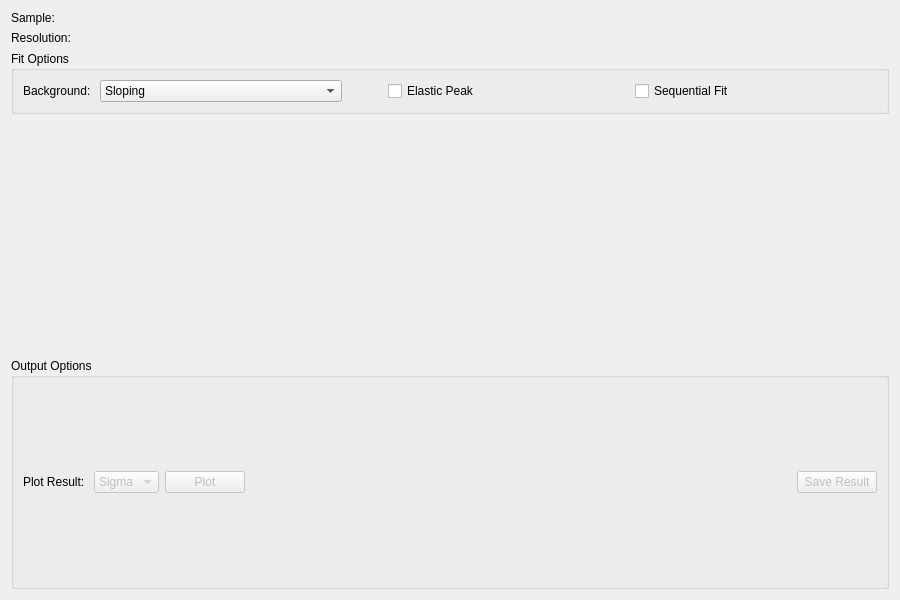
<?xml version="1.0" encoding="UTF-8"?>
<ui version="4.0">
 <class>Stretch</class>
 <widget class="QWidget" name="Stretch">
  <property name="geometry">
   <rect>
    <x>0</x>
    <y>0</y>
    <width>900</width>
    <height>600</height>
   </rect>
  </property>
  <property name="windowTitle">
   <string>Form</string>
  </property>
  <layout class="QVBoxLayout" name="verticalLayout">
   <item>
    <layout class="QGridLayout" name="gridLayout">
     <item row="0" column="0">
      <widget class="QLabel" name="lblSample">
       <property name="text">
        <string>Sample: </string>
       </property>
      </widget>
     </item>
     <item row="0" column="1">
      <widget class="MantidQt::MantidWidgets::DataSelector" name="dsSample" native="true">
       <property name="sizePolicy">
        <sizepolicy hsizetype="Minimum" vsizetype="Fixed">
         <horstretch>0</horstretch>
         <verstretch>0</verstretch>
        </sizepolicy>
       </property>
       <property name="loadLabelText" stdset="0">
        <string>Plot</string>
       </property>
       <property name="workspaceSuffixes" stdset="0">
        <stringlist>
         <string>_red</string>
         <string>_sqw</string>
        </stringlist>
       </property>
       <property name="fileBrowserSuffixes" stdset="0">
        <stringlist>
         <string>_red.nxs</string>
         <string>_sqw.nxs</string>
        </stringlist>
       </property>
      </widget>
     </item>
     <item row="1" column="0">
      <widget class="QLabel" name="lblRes">
       <property name="text">
        <string>Resolution: </string>
       </property>
      </widget>
     </item>
     <item row="1" column="1">
      <widget class="MantidQt::MantidWidgets::DataSelector" name="dsResolution" native="true">
       <property name="sizePolicy">
        <sizepolicy hsizetype="Minimum" vsizetype="Fixed">
         <horstretch>0</horstretch>
         <verstretch>0</verstretch>
        </sizepolicy>
       </property>
       <property name="autoLoad" stdset="0">
        <bool>true</bool>
       </property>
       <property name="workspaceSuffixes" stdset="0">
        <stringlist>
         <string>_res</string>
        </stringlist>
       </property>
       <property name="fileBrowserSuffixes" stdset="0">
        <stringlist>
         <string>_res.nxs</string>
        </stringlist>
       </property>
       <property name="showLoad" stdset="0">
        <bool>false</bool>
       </property>
      </widget>
     </item>
    </layout>
   </item>
   <item>
    <widget class="QGroupBox" name="gbOptions">
     <property name="sizePolicy">
      <sizepolicy hsizetype="Preferred" vsizetype="Fixed">
       <horstretch>0</horstretch>
       <verstretch>0</verstretch>
      </sizepolicy>
     </property>
     <property name="title">
      <string>Fit Options</string>
     </property>
     <layout class="QVBoxLayout" name="verticalLayout_2">
      <item>
       <layout class="QGridLayout" name="gridLayout_2">
        <item row="0" column="0">
         <widget class="QLabel" name="lblBackground">
          <property name="sizePolicy">
           <sizepolicy hsizetype="Fixed" vsizetype="Preferred">
            <horstretch>0</horstretch>
            <verstretch>0</verstretch>
           </sizepolicy>
          </property>
          <property name="text">
           <string>Background: </string>
          </property>
         </widget>
        </item>
        <item row="0" column="1">
         <widget class="QComboBox" name="cbBackground">
          <item>
           <property name="text">
            <string>Sloping</string>
           </property>
          </item>
          <item>
           <property name="text">
            <string>Flat</string>
           </property>
          </item>
          <item>
           <property name="text">
            <string>Zero</string>
           </property>
          </item>
         </widget>
        </item>
        <item row="0" column="4">
         <widget class="QCheckBox" name="chkSequentialFit">
          <property name="text">
           <string>Sequential Fit</string>
          </property>
         </widget>
        </item>
        <item row="0" column="3">
         <widget class="QCheckBox" name="chkElasticPeak">
          <property name="text">
           <string>Elastic Peak</string>
          </property>
         </widget>
        </item>
        <item row="0" column="2">
         <spacer name="horizontalSpacer">
          <property name="orientation">
           <enum>Qt::Horizontal</enum>
          </property>
          <property name="sizeType">
           <enum>QSizePolicy::Preferred</enum>
          </property>
          <property name="sizeHint" stdset="0">
           <size>
            <width>40</width>
            <height>20</height>
           </size>
          </property>
         </spacer>
        </item>
       </layout>
      </item>
     </layout>
    </widget>
   </item>
   <item>
    <layout class="QHBoxLayout" name="horizontalLayout_3">
     <item>
      <layout class="QVBoxLayout" name="treeSpace"/>
     </item>
     <item>
      <widget class="MantidQt::MantidWidgets::PreviewPlot" name="ppPlot" native="true">
       <property name="canvasColour" stdset="0">
        <color>
         <red>255</red>
         <green>255</green>
         <blue>255</blue>
        </color>
       </property>
       <property name="showLegend" stdset="0">
        <bool>true</bool>
       </property>
      </widget>
     </item>
    </layout>
   </item>
   <item>
    <layout class="QHBoxLayout" name="horizontalLayout_44">
     <item>
      <widget class="QGroupBox" name="gbOutput">
       <property name="title">
        <string>Output Options</string>
       </property>
       <layout class="QHBoxLayout" name="horizontalLayout">
        <item>
         <widget class="QLabel" name="lblPlotResult">
          <property name="text">
           <string>Plot Result: </string>
          </property>
         </widget>
        </item>
        <item>
         <widget class="QComboBox" name="cbPlot">
          <property name="enabled">
           <bool>false</bool>
          </property>
          <item>
           <property name="text">
            <string>Sigma</string>
           </property>
          </item>
          <item>
           <property name="text">
            <string>Beta</string>
           </property>
          </item>
          <item>
           <property name="text">
            <string>All</string>
           </property>
          </item>
         </widget>
        </item>
        <item>
         <widget class="QPushButton" name="pbPlot">
          <property name="enabled">
           <bool>false</bool>
          </property>
          <property name="text">
           <string>Plot</string>
          </property>
         </widget>
        </item>
        <item>
         <spacer name="horizontalSpacer_18">
          <property name="orientation">
           <enum>Qt::Horizontal</enum>
          </property>
          <property name="sizeHint" stdset="0">
           <size>
            <width>40</width>
            <height>20</height>
           </size>
          </property>
         </spacer>
        </item>
        <item>
         <widget class="QPushButton" name="pbSave">
          <property name="enabled">
           <bool>false</bool>
          </property>
          <property name="text">
           <string>Save Result</string>
          </property>
         </widget>
        </item>
       </layout>
      </widget>
     </item>
    </layout>
   </item>
  </layout>
 </widget>
 <customwidgets>
  <customwidget>
   <class>MantidQt::MantidWidgets::DataSelector</class>
   <extends>QWidget</extends>
   <header>MantidQtMantidWidgets/DataSelector.h</header>
  </customwidget>
  <customwidget>
   <class>MantidQt::MantidWidgets::PreviewPlot</class>
   <extends>QWidget</extends>
   <header>MantidQtMantidWidgets/PreviewPlot.h</header>
   <container>1</container>
  </customwidget>
 </customwidgets>
 <resources/>
 <connections/>
</ui>
